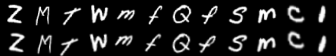
#> input picture experimento-imagem/modelo/augmentation.png, 336 x 56 px
$ python image.py modelo/augmentation.png
#> lines starting #> are read from the running program, lines starting #| are printed output that depends on the picture; after the words box and inside, x2 and y2 are one past the last pixel; in counts of white or black regions, pixels touching at a corner belong together
from __future__ import annotations
import cv2
import numpy as np
import os
from numpy.typing import NDArray
import base64
import argparse
import hashlib

class Image:
    NONE_MARKER = "?"
    preview_zoom: float | None = None

    def __init__(self, other: None | Image = None):
        if other is None:
            self.data: NDArray[np.uint8] = np.array([], dtype=np.uint8)
            self.info: None | str = None
            self.binary: bool = False
            self.inversed: bool = False
        else:
            self.data = other.data.copy()
            self.info = other.info
            self.binary = other.binary
            self.inversed = other.inversed

    # [4 lines left out: function hash, not called in this run]

    def set_data(self, data: NDArray[np.uint8]) -> Image:
        self.data = data
        return self

    # percentage of white pixels
    # [11 lines left out: functions written_ratio, ink_pixels, not called in this run]

    def set_info(self, info: str) -> Image:
        self.info = info
        return self

    def set_binary(self, binary: bool = True) -> Image:
        self.binary = binary
        return self

    def set_inversed(self, inversed: bool = True) -> Image:
        self.inversed = inversed
        return self

    def get_info(self) -> None | str:
        return self.info

    def get_data(self) -> NDArray[np.uint8]:
        return self.data

    # if path has the format hash__v.ext, load v into info
    # if path has the format hash__?.ext, or any other format, load None to info
    def load_from_file(self, path: str) -> Image:
#> called with path = 'modelo/augmentation.png'
        self.data = cv2.imread(path)
#> self.data is the input picture: shape (56, 336, 3); min 0, max 255, mean 29.5
#> in __str__, `data = cv2.resize(data, (h, w), interpolation=cv2.INTER_AREA)`:
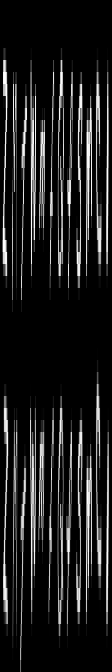
#> data: shape (672, 112, 3); min 0, max 255, mean 29.3
        return self

    # save to cache folder using hash and value
    def save_to_folder(self, folder: str):
        path = os.path.join(folder, self.hash()) + ".png"
        self.save_to_file(path)

    # return a new Cell with borders cut
    def cut_borders(self, pixels_count: int) -> Image:
        h, w = self.get_h_w()
        return Image(self).set_data(self.data[pixels_count:h-pixels_count, pixels_count:w-pixels_count])

    def save_to_file(self, file_path: str) -> None:
        cv2.imwrite(file_path, self.data)
        return None

    def binarize(self, gaussian: bool = True) -> Image:
        # se estiver em RGB/BGR, converter para escala de cinza primeiro
#> called with gaussian = True
        img = self.data
        if self.data.ndim != 2:  # RGB/BGR/RGBA
            img = cv2.cvtColor(self.data, cv2.COLOR_BGR2GRAY)
        if gaussian:
            img = cv2.GaussianBlur(img, (3,3), 0)
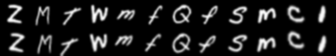
#> img: shape (56, 336); min 0, max 254, mean 29.5
        _, binary = cv2.threshold(img, 0, 255, cv2.THRESH_BINARY + cv2.THRESH_OTSU)
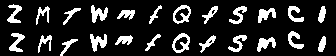
#> binary: shape (56, 336); 15.6% white; 24 white regions, largest, box (x1, y1, x2, y2) and area: (90, 34, 107, 52) 171, (91, 5, 108, 23) 170, (172, 33, 190, 53) 168
        return Image(self).set_data(binary).set_binary(True)

    def inversion(self) -> Image:
        inverted = cv2.bitwise_not(self.data)
        return Image(self).set_data(inverted).set_inversed(not self.inversed)


    def get_h_w(self) -> tuple[int, int]:
        try:
            return (self.data.shape[0], self.data.shape[1])
        except IndexError as _:
            return (0, 0)

    # Célula sem escrita: depois dos filtros de região não sobra tinta nenhuma.
    #
    # Medido nas 150 células de uma folha real: as 72 em branco saíram com
    # exatamente 0 pixels e 0 regiões; as 78 escritas, com no mínimo 31 pixels.
    # A separação é perfeita, então não há limiar a escolher — quem decide o que
    # é resíduo de grade são os filtros de região, não uma fração de tinta.
    #
    # O critério anterior era `written_ratio() < 0.02` e descartava o dígito '1':
    # um traço vertical limpo tem 31 pixels numa célula de 40x40, isto é 1,94%,
    # logo abaixo do corte. A célula sumia antes mesmo de virar erro. Ver A08.
    # [11 lines left out: functions is_empty, resize, not called in this run]

    # transform in a array
    def get_sample(self, points: int) -> NDArray[np.float32]:
        return self.data.reshape(1, points).astype(np.float32)

    def __str__(self) -> str:
        data = self.data
        if self.preview_zoom is not None:
            h, w = self.get_h_w()
            w = int(w * self.preview_zoom)
            h = int(h * self.preview_zoom)
            data = cv2.resize(data, (h, w), interpolation=cv2.INTER_AREA)

        _, buffer = cv2.imencode('.png', data)
        img_bytes = base64.b64encode(buffer).decode('utf-8')
        text = f"\033_Ga=T,f=100;{img_bytes}\033\\"
        return text

if __name__ == "__main__":
    parser = argparse.ArgumentParser(description="Image Test")
    parser.add_argument("image", type=str, help="Path to the image file")
    args = parser.parse_args()
    Image.preview_zoom = 2
    img = Image().load_from_file(args.image)
    print(img)
    img = img.binarize()
    print(img)
#> in __str__ (call 2), `data = cv2.resize(data, (h, w), interpolation=cv2.INTER_AREA)`:
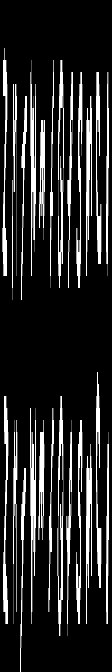
#> data: shape (672, 112); min 0, max 255, mean 39.6
#> in __str__ (call 2), `_, buffer = cv2.imencode('.png', data)`: buffer = 13894 values, max 255 at index 233, min 0 at index 8, mean 118.7

$ run again, on experimento-imagem/modelo/digits.png
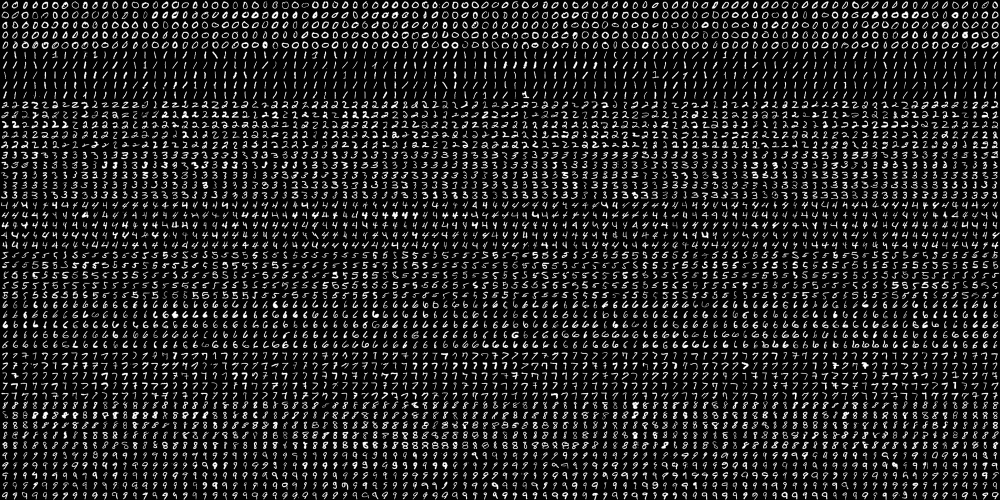
#> input picture experimento-imagem/modelo/digits.png, 2000 x 1000 px (shown at 1/2 size)
#> in load_from_file, self.data is the input picture: shape (1000, 2000, 3); min 0, max 255, mean 33.8
#> in binarize, `_, binary = cv2.threshold(img, 0, 255, cv2.THRESH_BINARY + cv2.THRESH_..`:
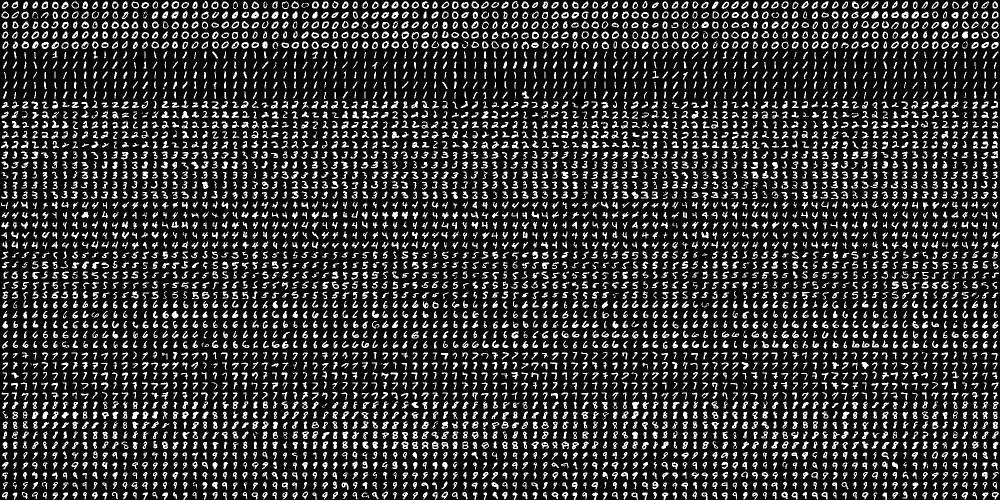
#> binary: shape (1000, 2000) (shown at 1/2 size); 18.9% white; 5065 white regions (59 under 20 px), largest, box (x1, y1, x2, y2) and area: (1883, 43, 1898, 58) 161, (1743, 22, 1758, 37) 154, (502, 23, 518, 37) 148
#> in __str__ (call 2), `data = cv2.resize(data, (h, w), interpolation=cv2.INTER_AREA)`:
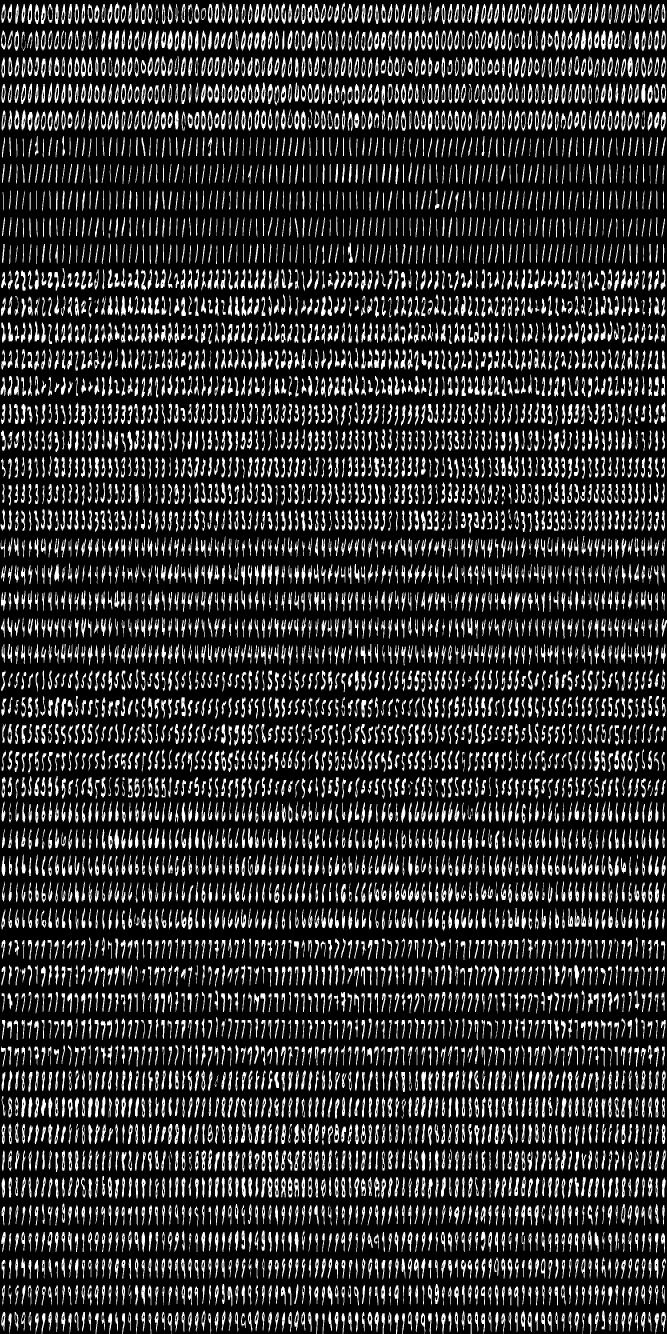
#> data: shape (4000, 2000) (shown at 1/3 size); 18.9% white; 5065 white regions (18 under 20 px), largest, box (x1, y1, x2, y2) and area: (1883, 172, 1898, 232) 644, (1743, 88, 1758, 148) 616, (502, 92, 518, 148) 592
